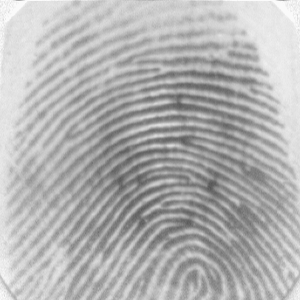
#> input picture data/Fingerprints - Set A/101_1.tif, 300 x 300 px
$ python -i enhancing.py   (imports and definitions only)   (older library calls are emulated)
#> lines starting #> are read from the running program, lines starting #| are printed output that depends on the picture; after the words box and inside, x2 and y2 are one past the last pixel; in counts of white or black regions, pixels touching at a corner belong together
### src/libs/processing.py
import numpy as np

from skimage.morphology import skeletonize


def clean_points(image: np.array, filter_size: int = 6):
    """
    Remove debris from the image - 1x1 filled pixel areas.

    Args:
        image  (np.array): Image array 1 channel, gray-scale.
        filter_size (int): Size of the rolling window applied for cleaning the array.

    """

    # Normalise
    template_base = image.copy() / image.max()

    template_new = template_base.copy()

    # Layer - window size.
    height, width = image.shape

    for i in range(height - filter_size):
        for j in range(width - filter_size):

            layer_filter = template_new[i:i + filter_size, j:j + filter_size]

            flag = 0
            if sum(layer_filter[:, 0]) == 0:
                flag += 1
            if sum(layer_filter[:, filter_size - 1]) == 0:
                flag += 1
            if sum(layer_filter[0, :]) == 0:
                flag += 1
            if sum(layer_filter[filter_size - 1, :]) == 0:
                flag += 1
            if flag > 3:
                template_base[i: i + filter_size, j: j + filter_size] = np.zeros((filter_size, filter_size))

    return template_base


def thin_image(image: np.array, swap_image: bool = False) -> np.array:
    """
    Thins given image.

    Args:
        image  (np.array): Image as a numpy array, 1 channel, gray scale.
        swap_image (bool): Swaps background colour with ridge colour

    Returns:
        np.array: Thinned image.

    """

    # Process image - thinning, cleaning and normalisation
    img_skel = skeletonize(image / image.max()).astype(int)

    # Clean noise or impurities (1x1 filled pixels)
    img_skel = clean_points(img_skel).astype(int)

    if swap_image:
        return swap(img_skel)
    else:
        return img_skel


# [104 lines left out: functions swap, occurrences, cdf, histogram_equalisation, cdf_normalised, binarise, not called in this run]

### src/libs/enhancing.py
import math

import numpy as np

import scipy
from scipy import ndimage, signal

import warnings
# [1 line not run here, left out]

import cv2
# [1 line not run here, left out]

from libs.processing import thin_image, clean_points


def enhance_image(image: np.array, block_orientation: int = 16, threshold: float = 0.1,
                  sigma_gradient: int = 1, sigma_block: int = 7, sigma_orientation: int = 7,
                  block_frequency: int = 38, window_size: int = 5, min_wave_length: int = 5,
                  max_wave_length: int = 15, padding: int = None, skeletonise: bool = True):
    """
    Image enhancement using gabor filters based on ridge orientation.
    Adjusted from https: / / github.com / Utkarsh-Deshmukh / Fingerprint-Enhancement-Python
    Based on the paper: Hong, L., Wan, Y., and Jain, A. K. '
    Fingerprint image enhancement: Algorithm and performance evaluation'.
    IEEE Transactions on Pattern Analysis and Machine Intelligence 20, 8 (1998), pp 777-789.
    License: BSD 2

    """

    # CLAHE adjusted image - histogram equalisation.
    img_clahe = apply_clahe(image)

    # Padding image for applying window frequency mask.
    if padding is not None:
        top, bottom, left, right = [padding] * 4
        img_clahe = cv2.copyMakeBorder(img_clahe, top, bottom, left, right, cv2.BORDER_CONSTANT, value=255)

    # Normalise images
    img_normalised, mask = ridge_segment(img_clahe, block_orientation, threshold)

    # Pixel orientation
    img_orientation = ridge_orient(img_normalised, sigma_gradient, sigma_block, sigma_orientation)

    # Ridge frequency
    img_frequency, med = ridge_frequency(img_normalised, mask, img_orientation, block_frequency, window_size,
                                         min_wave_length, max_wave_length)

    # Gabor filter
    image_filtered = ridge_filter(img_normalised, img_orientation, med * mask, .65, .65)

    image_enhanced = (image_filtered < -3)

    if skeletonise:
        # Applies image thinning and sets background to white.
        image_enhanced = thin_image(image_enhanced)
        image_enhanced = clean_points(image_enhanced)

    # Normalising image and processing background - and ridges.
    # image_enhanced = image_enhanced // image_enhanced.max()  # [0, 1] values

    # Invert colours if the background is dark.
    # image_enhanced = swap(image_enhanced) if image_enhanced.mean() < .5 else image_enhanced
    # image_enhanced = image_enhanced.astype('uint8')

    return image_enhanced.astype('uint8')


def ridge_orient(image: np.array, sigma_gradient: int, sigma_block: int, sigma_orientation: int):
    """
    Extracts the orientation of the ridges.

    """

    # Image gradients.
    size = np.fix(6 * sigma_gradient)

    if np.remainder(size, 2) == 0:
        size = size + 1

    gauss = cv2.getGaussianKernel(np.int(size), sigma_gradient)

    # Gradient of Gaussian
    f = gauss * gauss.T
    fy, fx = np.gradient(f)

    Gx = signal.convolve2d(image, fx, mode='same')
    Gy = signal.convolve2d(image, fy, mode='same')

    Gxx = np.power(Gx, 2)
    Gyy = np.power(Gy, 2)
    Gxy = Gx * Gy

    # Smooth the covariance data to perform a weighted summation of the data.

    size = np.fix(6 * sigma_block)

    gauss = cv2.getGaussianKernel(np.int(size), sigma_block)
    f = gauss * gauss.T

    Gxx = ndimage.convolve(Gxx, f)
    Gyy = ndimage.convolve(Gyy, f)
    Gxy = 2 * ndimage.convolve(Gxy, f)

    # Analytic solution of principal direction
    denom = np.sqrt(np.power(Gxy, 2) + np.power((Gxx - Gyy), 2)) + np.finfo(float).eps

    # Sine and cosine of doubled angles
    sin2theta = Gxy / denom
    cos2theta = (Gxx - Gyy) / denom

    if sigma_orientation:

        size = np.fix(6 * sigma_orientation)

        if np.remainder(size, 2) == 0:
            size = size + 1

        gauss = cv2.getGaussianKernel(np.int(size), sigma_orientation)

        f = gauss * gauss.T
        cos2theta = ndimage.convolve(cos2theta, f)  # Smoothed sine and cosine of
        sin2theta = ndimage.convolve(sin2theta, f)  # doubled angles

    img_orientation = np.pi / 2 + np.arctan2(sin2theta, cos2theta) / 2

    return img_orientation


def ridge_frequency(image: np.array, mask, orient: int, block_size: int, window_size: int, min_wave_length: int,
               max_wave_length: int) -> tuple:
    """
    Ridge frequency computation.

    """

    rows, cols = image.shape
    freq = np.zeros((rows, cols))

    for r in range(0, rows - block_size, block_size):
        for c in range(0, cols - block_size, block_size):
            block_image = image[r: r + block_size][:, c: c + block_size]
            block_orientation = orient[r: r + block_size][:, c: c + block_size]

            freq[r: r + block_size][:, c: c + block_size] = frequest(block_image, block_orientation, window_size,
                                                                     min_wave_length, max_wave_length)

    freq = freq * mask
    freq_1d = np.reshape(freq, (1, rows * cols))
    ind = np.where(freq_1d > 0)

    ind = np.array(ind)
    ind = ind[1, :]

    non_zero_elems_in_freq = freq_1d[0][ind]

    # median_freq = np.mean(non_zero_elems_in_freq)
    # TODO: (Dragos) Review
    median_freq = np.median(non_zero_elems_in_freq)

    return freq, median_freq


def ridge_filter(im, orient, freq, kx, ky):
    angleInc = 3
    im = np.double(im)
    rows, cols = im.shape
    newim = np.zeros((rows, cols))

    freq_1d = np.reshape(freq, (1, rows * cols))
    ind = np.where(freq_1d > 0)

    ind = np.array(ind)
    ind = ind[1, :]

    # Round the array of frequencies to the nearest 0.01 to reduce the
    # number of distinct frequencies we have to deal with.
    non_zero_elems_in_freq = freq_1d[0][ind]
    non_zero_elems_in_freq = np.double(np.round((non_zero_elems_in_freq * 100))) / 100

    unfreq = np.unique(non_zero_elems_in_freq)

    # Generate filters corresponding to these distinct frequencies and
    # orientations in 'angleInc' increments.

    sigmax = 1 / unfreq[0] * kx
    sigmay = 1 / unfreq[0] * ky

    sze = np.round(3 * np.max([sigmax, sigmay]))

    x, y = np.meshgrid(np.linspace(-sze, sze, (2 * sze + 1)), np.linspace(-sze, sze, (2 * sze + 1)))

    reffilter = np.exp(-((np.power(x, 2)) / (sigmax * sigmax) + (np.power(y, 2)) / (sigmay * sigmay))) * np.cos(
        2 * np.pi * unfreq[0] * x)  # this is the original gabor filter

    filt_rows, filt_cols = reffilter.shape

    gabor_filter = np.array(np.zeros((180 // angleInc, filt_rows, filt_cols)))

    for o in range(0, 180 // angleInc):
        # Generate rotated versions of the filter.  Note orientation
        # image provides orientation  * along *  the ridges, hence +90
        # degrees, and imrotate requires angles +ve anticlockwise, hence
        # the minus sign.

        rot_filt = scipy.ndimage.rotate(reffilter, - (o * angleInc + 90), reshape=False)
        gabor_filter[o] = rot_filt

    # Find indices of matrix points greater than maxsze from the image
    # boundary

    maxsze = int(sze)

    temp = freq > 0
    validr, validc = np.where(temp)

    temp1 = validr > maxsze
    temp2 = validr < rows - maxsze
    temp3 = validc > maxsze
    temp4 = validc < cols - maxsze

    final_temp = temp1 & temp2 & temp3 & temp4

    finalind = np.where(final_temp)

    # Convert orientation matrix values from radians to an index value
    # that corresponds to round(degrees / angleInc)

    maxorientindex = np.round(180 / angleInc)
    orientindex = np.round(orient / np.pi * 180 / angleInc)

    # do the filtering

    for i in range(0, rows):
        for j in range(0, cols):
            if orientindex[i][j] < 1:
                orientindex[i][j] = orientindex[i][j] + maxorientindex
            if orientindex[i][j] > maxorientindex:
                orientindex[i][j] = orientindex[i][j] - maxorientindex

    finalind_rows, finalind_cols = np.shape(finalind)

    sze = int(sze)
    for k in range(0, finalind_cols):
        r = validr[finalind[0][k]]
        c = validc[finalind[0][k]]

        img_block = im[r - sze:r + sze + 1][:, c - sze:c + sze + 1]

        newim[r][c] = np.sum(img_block * gabor_filter[int(orientindex[r][c]) - 1])

    return newim


def normalise(image: np.array):

    normed = (image - np.mean(image)) / (np.std(image))

    return normed


def ridge_segment(im, blksze, thresh):

    rows, cols = im.shape

    im = normalise(im)  # normalise to get zero mean and unit standard deviation

    new_rows = np.int(blksze * np.ceil((np.float(rows)) / (np.float(blksze))))
    new_cols = np.int(blksze * np.ceil((np.float(cols)) / (np.float(blksze))))

    padded_img = np.zeros((new_rows, new_cols))
    stddevim = np.zeros((new_rows, new_cols))

    padded_img[0:rows][:, 0:cols] = im

    for i in range(0, new_rows, blksze):
        for j in range(0, new_cols, blksze):
            block = padded_img[i:i + blksze][:, j:j + blksze]

            stddevim[i:i + blksze][:, j:j + blksze] = np.std(block) * np.ones(block.shape)

    stddevim = stddevim[0:rows][:, 0:cols]

    mask = stddevim > thresh

    mean_val = np.mean(im[mask])

    std_val = np.std(im[mask])

    normim = (im - mean_val) / (std_val)

    return normim, mask


def frequest(im, orientim, windsze, min_wave_length, max_wave_length):
    rows, cols = np.shape(im)

    # Find mean orientation within the block. This is done by averaging the
    # sines and cosines of the doubled angles before reconstructing the
    # angle again.  This avoids wraparound problems at the origin.
    cosorient = np.mean(np.cos(2 * orientim))
    sinorient = np.mean(np.sin(2 * orientim))
    orient = math.atan2(sinorient, cosorient) / 2

    # Rotate the image block so that the ridges are vertical

    # ROT_mat = cv2.getRotationMatrix2D((cols / 2, rows / 2), orient / np.pi * 180 + 90, 1)
    # rotim = cv2.warpAffine(im, ROT_mat, (cols, rows))
    rotim = scipy.ndimage.rotate(im, orient / np.pi * 180 + 90, axes=(1, 0), reshape=False, order=3, mode='nearest')

    # Now crop the image so that the rotated image does not contain any
    # invalid regions.  This prevents the projection down the columns
    # from being mucked up.

    cropsze = int(np.fix(rows / np.sqrt(2)))
    offset = int(np.fix((rows - cropsze) / 2))
    rotim = rotim[offset:offset + cropsze][:, offset:offset + cropsze]

    # Sum down the columns to get a projection of the grey values down
    # the ridges.

    proj = np.sum(rotim, axis=0)
    dilation = scipy.ndimage.grey_dilation(proj, windsze, structure=np.ones(windsze))

    temp = np.abs(dilation - proj)

    peak_thresh = 2

    maxpts = (temp < peak_thresh) & (proj > np.mean(proj))
    maxind = np.where(maxpts)

    rows_maxind, cols_maxind = np.shape(maxind)

    # Determine the spatial frequency of the ridges by divinding the
    # distance between the 1st and last peaks by the (No of peaks-1). If no
    # peaks are detected, or the wavelength is outside the allowed bounds,
    # the frequency image is set to 0

    if cols_maxind < 2:
        freqim = np.zeros(im.shape)
    else:
        peaks = cols_maxind
        wave_length = (maxind[0][cols_maxind - 1] - maxind[0][0]) / (peaks - 1)
        if min_wave_length <= wave_length <= max_wave_length:
            freqim = 1 / np.double(wave_length) * np.ones(im.shape)
        else:
            freqim = np.zeros(im.shape)

    return freqim


# [13 lines left out: function binarise_image, not called in this run]


def apply_clahe(image: np.array, clip_limit: float = 2.0, tile_grid_size: tuple = (8, 8)):
    """
    Contrast Limited Adaptive Histogram Equalization

    """

    clahe = cv2.createCLAHE(clipLimit=clip_limit, tileGridSize=tile_grid_size)

    return clahe.apply(image)


# [26 lines left out: functions fourier_transform, high_pass_filter, not called in this run]

>>> import cv2
>>> picture = cv2.imread('../../data/Fingerprints - Set A/101_1.tif', cv2.IMREAD_GRAYSCALE)
#> picture is the input picture: shape (300, 300); min 86, max 250, mean 178.1
>>> result = enhance_image(picture)
#> after the loop in ridge_segment, `for i in range(0, new_rows, blksze):`:
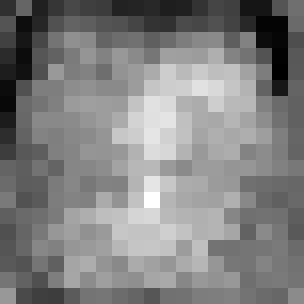
#> stddevim: shape (304, 304) float64; min 0.0976, max 1.37, mean 0.74; drawn with min black and max white
#> in ridge_segment, `mask = stddevim > thresh`:
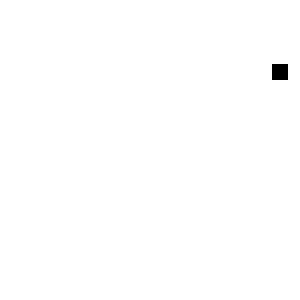
#> mask: shape (300, 300) bool; 99.7% white; 1 black region, box (x1, y1, x2, y2) and area: (272, 64, 288, 80) 256
#> in ridge_segment, `mean_val = np.mean(im[mask])`: mean_val = -0.00411
#> in ridge_segment, `std_val = np.std(im[mask])`: std_val = 0.998
#> in ridge_frequency, `rows, cols = image.shape`: rows = 300
#> the loop in ridge_frequency, `for r in range(0, rows - block_size, block_size):` made 7 passes
#> after the loop in ridge_frequency, `for r in range(0, rows - block_size, block_size):`:
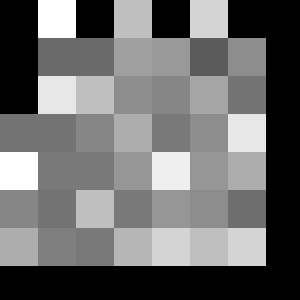
#> freq: shape (300, 300) float64; min 0, max 0.2, mean 0.0859; drawn with min black and max white
#> in ridge_frequency, `ind = np.where(freq_1d > 0)`: ind = 62092 positions, rows 0 to 0, columns 38 to 79765
#> in ridge_frequency, `median_freq = np.median(non_zero_elems_in_freq)`: median_freq = 0.118
#> in ridge_filter, `rows, cols = im.shape`: rows = 300
#> in ridge_filter, `ind = np.where(freq_1d > 0)`: ind = 89744 positions, rows 0 to 0, columns 0 to 89999
#> in ridge_filter, `unfreq = np.unique(non_zero_elems_in_freq)`: unfreq = [0.12]
#> in ridge_filter, `sigmax = 1 / unfreq[0] * kx`: sigmax = 5.42
#> in ridge_filter, `sze = np.round(3 * np.max([sigmax, sigmay]))`: sze = 16
#> in ridge_filter, `filt_rows, filt_cols = reffilter.shape`: filt_rows = 33
#> in ridge_filter, `maxsze = int(sze)`: maxsze = 16
#> after the loop in ridge_filter, `for i in range(0, rows):`:
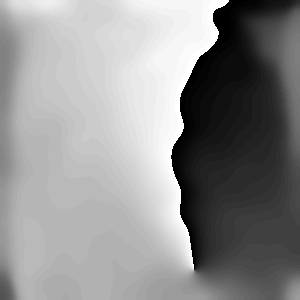
#> orientindex: shape (300, 300) float64; min 1, max 60, mean 34.3; drawn with min black and max white
#> in ridge_filter, `finalind_rows, finalind_cols = np.shape(finalind)`: finalind_rows = 1; finalind_cols = 71097
#> the loop in ridge_filter, `for k in range(0, finalind_cols):` made 71097 passes
#> pass 1, in ridge_filter, `img_block = im[r - sze:r + sze + 1][:, c - sze:c + sze + 1]`:
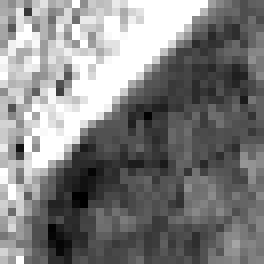
#> img_block: shape (33, 33) float64 (shown 8 times larger); min 0.0698, max 1.79, mean 0.934; drawn with min black and max white
#> after the loop in ridge_filter, `for k in range(0, finalind_cols):`:
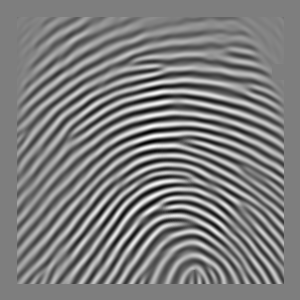
#> newim: shape (300, 300) float64; min -72.02, max 73, mean -0.2; drawn with min black and max white
#> in enhance_image, `image_enhanced = (image_filtered < -3)`: image_enhanced: shape (300, 300) bool; 36.1% white; 38 white regions (5 under 20 px), largest, box (x1, y1, x2, y2) and area: (17, 83, 284, 199) 2773, (17, 136, 284, 266) 2257, (17, 104, 284, 216) 1660
#> in thin_image, `img_skel = skeletonize(image / image.max()).astype(int)`:
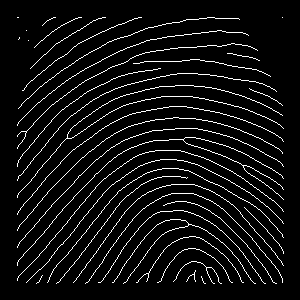
#> img_skel: shape (300, 300) int64; values 0 (black) and 1 (white), 6.4% white in thin lines or dots, all inside (x1, y1, x2, y2) = (17, 17, 284, 284)

$ run again, on data/Fingerprints - Set A/101_2.tif
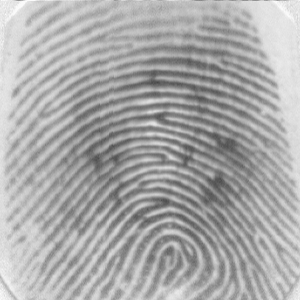
#> input picture data/Fingerprints - Set A/101_2.tif, 300 x 300 px
#> picture is the input picture: shape (300, 300); min 71, max 250, mean 169.5
#> mask: shape (300, 300) bool; every value is 1
#> mean_val = 5.05e-18
#> std_val = 1
#> in ridge_frequency, `rows, cols = image.shape`: rows = 300
#> the loop in ridge_frequency, `for r in range(0, rows - block_size, block_size):` made 7 passes
#> in ridge_frequency, `ind = np.where(freq_1d > 0)`: ind = 67868 positions, rows 0 to 0, columns 38 to 79765
#> median_freq = 0.12
#> in ridge_filter, `rows, cols = im.shape`: rows = 300
#> in ridge_filter, `ind = np.where(freq_1d > 0)`: ind = 90000 positions, rows 0 to 0, columns 0 to 89999
#> unfreq = [0.12]
#> sigmax = 5.42
#> sze = 16
#> filt_rows = 33
#> maxsze = 16
#> after the loop in ridge_filter, `for i in range(0, rows):`:
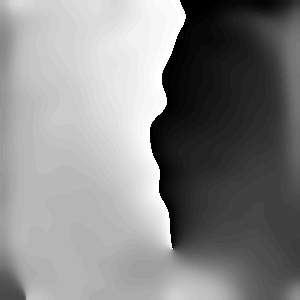
#> orientindex: shape (300, 300) float64; min 1, max 60, mean 32.2; drawn with min black and max white
#> finalind_rows = 1; finalind_cols = 71289
#> image_enhanced: shape (300, 300) bool; 37.4% white; 36 white regions (3 under 20 px), largest, box (x1, y1, x2, y2) and area: (17, 58, 284, 147) 2955, (17, 112, 284, 214) 2473, (54, 179, 270, 284) 2101
#> in thin_image, `img_skel = skeletonize(image / image.max()).astype(int)`:
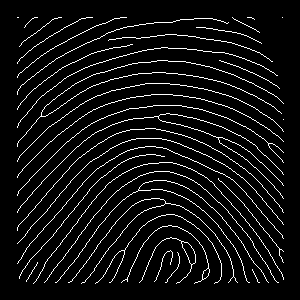
#> img_skel: shape (300, 300) int64; values 0 (black) and 1 (white), 6.7% white in thin lines or dots, all inside (x1, y1, x2, y2) = (17, 17, 284, 284)

$ run again, on data/Fingerprints - Set A/101_3.tif
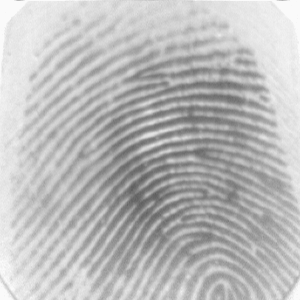
#> input picture data/Fingerprints - Set A/101_3.tif, 300 x 300 px
#> picture is the input picture: shape (300, 300); min 94, max 250, mean 186.8
#> mask: shape (300, 300) bool; 99.7% white; 1 black region, box (x1, y1, x2, y2) and area: (0, 0, 16, 16) 256
#> mean_val = -0.00483
#> std_val = 0.997
#> in ridge_frequency, `rows, cols = image.shape`: rows = 300
#> the loop in ridge_frequency, `for r in range(0, rows - block_size, block_size):` made 7 passes
#> in ridge_frequency, `ind = np.where(freq_1d > 0)`: ind = 56316 positions, rows 0 to 0, columns 38 to 79765
#> median_freq = 0.105
#> in ridge_filter, `rows, cols = im.shape`: rows = 300
#> in ridge_filter, `ind = np.where(freq_1d > 0)`: ind = 89744 positions, rows 0 to 0, columns 16 to 89999
#> unfreq = [0.11]
#> sigmax = 5.91
#> sze = 18
#> filt_rows = 37
#> maxsze = 18
#> after the loop in ridge_filter, `for i in range(0, rows):`:
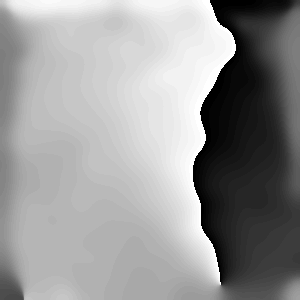
#> orientindex: shape (300, 300) float64; min 1, max 60, mean 36.1; drawn with min black and max white
#> finalind_rows = 1; finalind_cols = 69169
#> image_enhanced: shape (300, 300) bool; 35% white; 33 white regions (3 under 20 px), largest, box (x1, y1, x2, y2) and area: (19, 94, 282, 238) 2862, (19, 49, 275, 186) 2414, (37, 148, 282, 282) 2030
#> in thin_image, `img_skel = skeletonize(image / image.max()).astype(int)`:
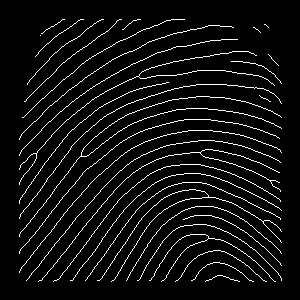
#> img_skel: shape (300, 300) int64; values 0 (black) and 1 (white), 6% white in thin lines or dots, all inside (x1, y1, x2, y2) = (19, 19, 282, 282)

$ run again, on data/Fingerprints - Set A/101_4.tif
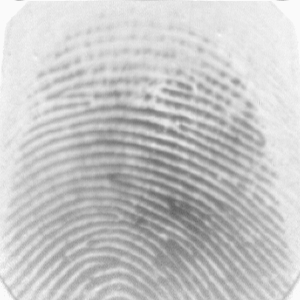
#> input picture data/Fingerprints - Set A/101_4.tif, 300 x 300 px
#> picture is the input picture: shape (300, 300); min 100, max 250, mean 198.3
#> mask: shape (300, 300) bool; 99.7% white; 1 black region, box (x1, y1, x2, y2) and area: (0, 0, 16, 16) 256
#> mean_val = -0.00454
#> std_val = 0.998
#> in ridge_frequency, `rows, cols = image.shape`: rows = 300
#> the loop in ridge_frequency, `for r in range(0, rows - block_size, block_size):` made 7 passes
#> in ridge_frequency, `ind = np.where(freq_1d > 0)`: ind = 54872 positions, rows 0 to 0, columns 76 to 79765
#> median_freq = 0.122
#> in ridge_filter, `rows, cols = im.shape`: rows = 300
#> in ridge_filter, `ind = np.where(freq_1d > 0)`: ind = 89744 positions, rows 0 to 0, columns 16 to 89999
#> unfreq = [0.12]
#> sigmax = 5.42
#> sze = 16
#> filt_rows = 33
#> maxsze = 16
#> finalind_rows = 1; finalind_cols = 71289
#> image_enhanced: shape (300, 300) bool; 32.4% white; 53 white regions (15 under 20 px), largest, box (x1, y1, x2, y2) and area: (17, 173, 284, 284) 2779, (17, 163, 284, 270) 1759, (17, 140, 284, 235) 1515
#> in thin_image, `img_skel = skeletonize(image / image.max()).astype(int)`:
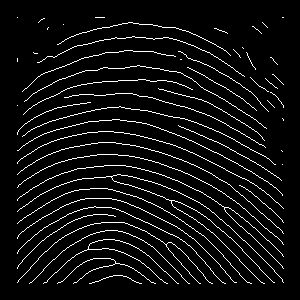
#> img_skel: shape (300, 300) int64; values 0 (black) and 1 (white), 6.2% white in thin lines or dots, all inside (x1, y1, x2, y2) = (17, 17, 284, 284)
